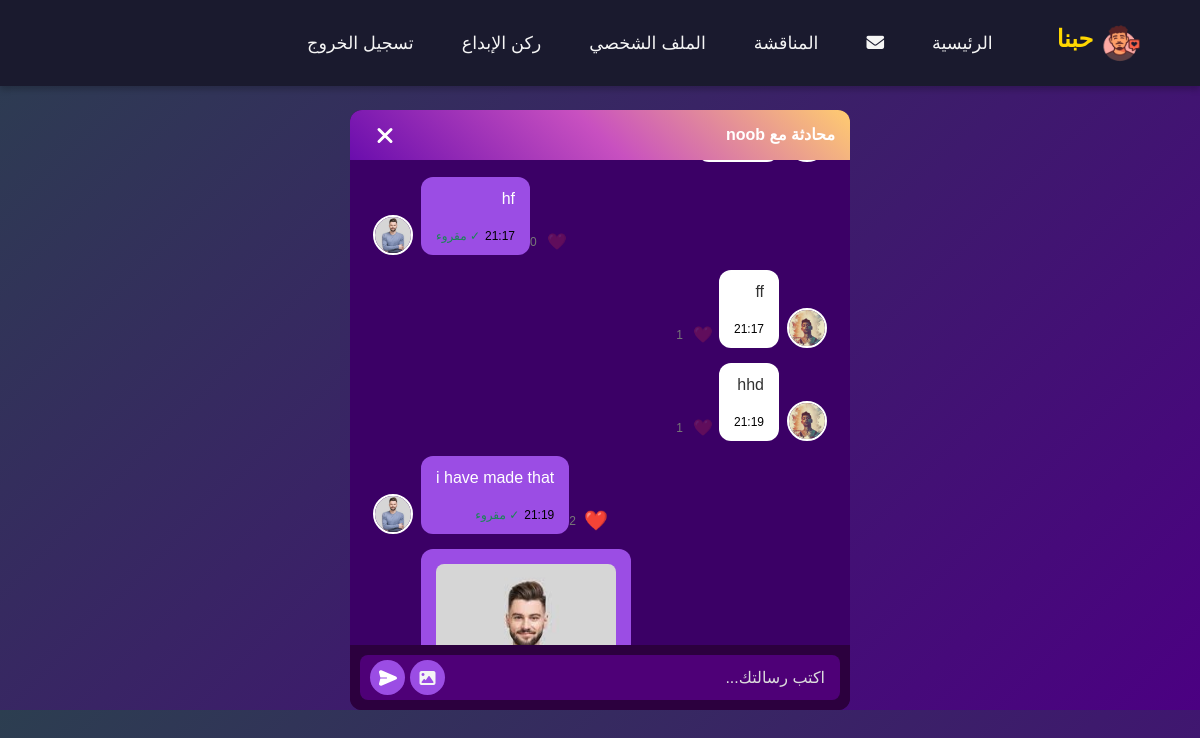
The page /discussion/11/ (signed in) on the database its author committed.
### main/models.py (models this page shows, shortened)
class Message(models.Model):
    discussion = models.ForeignKey(Discussion, related_name='messages', on_delete=models.CASCADE,null=True, blank=True)
    sender = models.ForeignKey(User, related_name='sent_messages', on_delete=models.CASCADE)
    content = models.TextField(blank=True, null=True)
    image = models.ImageField(upload_to='chat_images/', blank=True, null=True)
    timestamp = models.DateTimeField(auto_now_add=True)
    is_read = models.BooleanField(default=False)
    liked_by = models.ManyToManyField(User, related_name="liked_messages", blank=True)  # NEW
    def likes_count(self):
        return self.liked_by.count()

class Profile(models.Model):
    user = models.OneToOneField(User, on_delete=models.CASCADE)
    image = models.ImageField(upload_to='profile_images/', default='profile_images/default.png')
    bio = models.TextField(blank=True, default='I LOVE YOU ❤️ !')

### main/views.py (the view, shortened to what this page needs)
# urls.py: path('discussion/<int:discussion_id>/', views.discussion_detail, name='discussion_detail'),
@login_required
def discussion_detail(request, discussion_id):
    discussion = Discussion.objects.filter(
        id=discussion_id,
        participants=request.user
    ).first()
    if not discussion:
        messages.error(request, "المناقشة غير موجودة أو تم حذفها.")
        return redirect('discussion_list')
    obj, _ = DiscussionPresence.objects.get_or_create(discussion=discussion, user=request.user)
    obj.last_seen = timezone.now()
    obj.save()
    Message.objects.filter(
        discussion=discussion,
        is_read=False
    ).exclude(sender=request.user).update(is_read=True)
    messages_qs = discussion.messages.order_by('timestamp')
    other_participant = discussion.get_other_participant(request.user)
    return render(request, 'main/discussion_detail.html', {
        'discussion': discussion,
        'messages': messages_qs,
        'other_participant': other_participant
    })

### main/context_processors.py (called while the page is built)
def unread_message_count(request):
    if request.user.is_authenticated:
        count = Message.objects.filter(
            discussion__participants=request.user,
            is_read=False
        ).exclude(sender=request.user).count()
        return {'unread_count': count}
    return {'unread_count': 0}

### main/models.py (called while the page is built)
    def get_other_participant(self, user):
        return self.participants.exclude(id=user.id).first()

### main/templates/main/discussion_detail.html (shortened to what this page needs)
{% extends 'main/base.html' %}
{% load static %}
{% block content %}
<div class="chat-container mx-auto mt-4">
    <div class="chat-nav">
        <a>محادثة مع {{ other_participant.username }}</a>
        <a href="{% url 'discussion_list' %}" class="chat-close-btn">
            <div class="chat-close">
                <div class="chat-line two"></div>
            </div>
        </a>
    </div>
    <div class="chat-messages" id="chatMessages">
{% for msg in messages %}
<div class="chat-message {% if msg.sender == request.user %}me{% else %}other{% endif %}" data-message-id="{{ msg.id }}">
    <a href="{% url 'view_profile' msg.sender.id %}">
        <img src="{{ msg.sender.profile.image.url|default:'/media/profile_images/default.png' }}" class="chat-avatar">
    </a>
    <div class="chat-bubble">
        {% if msg.content %}<p>{{ msg.content }}</p>{% endif %}
        {% if msg.image %}<img src="{{ msg.image.url }}" class="chat-img">{% endif %}
        <div class="message-meta">
            <small style="color: rgb(0, 0, 0);">{{ msg.timestamp|date:"H:i" }}</small>
            {% if msg.sender == request.user %}
                <small class="seen-indicator">
                </small>
            {% endif %}
        </div>
    </div>
    <div class="message-actions">
        <button
            class="heart-btn {% if request.user in msg.liked_by.all %}liked{% endif %}"
            data-message-id="{{ msg.id }}">
            ❤️
        </button>
        <span class="likes-count">{{ msg.likes_count|default:0 }}</span>
    </div>
</div>
{% endfor %}
    </div>
    <div class="chat-sender">
        <form id="messageForm" method="POST" enctype="multipart/form-data" class="chat-input-box">
            <input type="text" name="content" id="messageInput" placeholder="اكتب رسالتك..." class="chat-input">
            <label for="image-upload" class="chat-send attach"><i class="fas fa-image"></i></label>
            <button type="submit" class="chat-send">
            </button>
        </form>
    </div>
</div>
{% endblock %}

### static/css/style.css (style rules this page uses)
body { background: linear-gradient(135deg, #2c3e50 0%, #4b0082 100%); color: #f5f5f5; font-family: 'Poppins', sans-serif , "Segoe UI Emoji", "Noto Color Emoji" ; margin: 0; }
.chat-container { width: 100%; max-width: 500px; height: 600px; background-color: #2c003e; border-radius: 12px; display: flex; flex-direction: column; overflow: hidden; }
.chat-nav { height: 50px; background: linear-gradient(43deg, #6a0dad, #c850c0, #ffcc70); display: flex; align-items: center; justify-content: space-between; padding: 0 15px; color: white; font-weight: bold; }
.chat-close { width: 40px; height: 40px; display: flex; justify-content: center; align-items: center; position: relative; cursor: pointer; }
.chat-line { position: absolute; width: 20px; height: 3px; background-color: white; border-radius: 30px; }
.chat-line.two { transform: rotate(135deg); }
.chat-messages { flex: 1; padding: 15px; background-color: #3b0066; overflow-y: auto; }
.chat-message { display: flex; align-items: flex-end; margin-bottom: 15px; }
.chat-message.me { flex-direction: row-reverse; }
.chat-avatar { width: 40px; height: 40px; border-radius: 50%; object-fit: cover; border: 2px solid white; margin: 0 8px; }
.chat-bubble { background-color: #fff; color: #333; padding: 10px 15px; border-radius: 12px; max-width: 70%; position: relative; }
.chat-message.me .chat-bubble { background-color: #9b4de4; color: white; }
.chat-bubble small { display: block; text-align: right; color: rgba(59, 53, 53, 0.8); font-size: 0.75rem; }
.chat-img { max-width: 180px; border-radius: 8px; margin-top: 5px; }
.chat-sender { background-color: #2c003e; padding: 10px; }
.chat-input-box { display: flex; align-items: center; background-color: #4e0077; border-radius: 8px; padding: 5px 10px; gap: 5px; }
.chat-input { flex: 1; border: none; background: transparent; color: white; outline: none; padding: 5px; }
.chat-input::placeholder { color: #ddd; }
.chat-send { background-color: #9b4de4; border: none; width: 35px; height: 35px; border-radius: 50%; display: flex; align-items: center; justify-content: center; cursor: pointer; }
.chat-send-icon { width: 18px; height: 18px; fill: white; }

### main/templates/main/discussion_detail.html (style rules this page uses)
.message-meta { display: flex; align-items: center; gap: 5px; margin-top: 4px; font-size: 12px; color: #555; }
.message-actions { display: flex; align-items: center; gap: 4px; margin-top: 2px; }
.heart-btn { background: none; border: none; cursor: pointer; font-size: 16px; color: rgba(128, 128, 128, 0.2); transition: transform 0.2s ease-in-out, color 0.2s; }
.heart-btn.liked { color: red; transform: scale(1.2); }
.likes-count { font-size: 12px; color: #777; }

### rows shown on the page
Message: sender.profile.image (picture)
Message: sender.profile.image (picture), content "hf", timestamp "21:17", shows "✓ مقروء", likes_count "0"
Message: sender.profile.image (picture), content "ff", timestamp "21:17", likes_count "1"
Message: sender.profile.image (picture), content "hhd", timestamp "21:19", likes_count "1"
Message: sender.profile.image (picture), content "i have made that", timestamp "21:19", shows "✓ مقروء", likes_count "2"
Message: image (picture)

### other values the page prints
{{ other_participant.username }} "noob"
